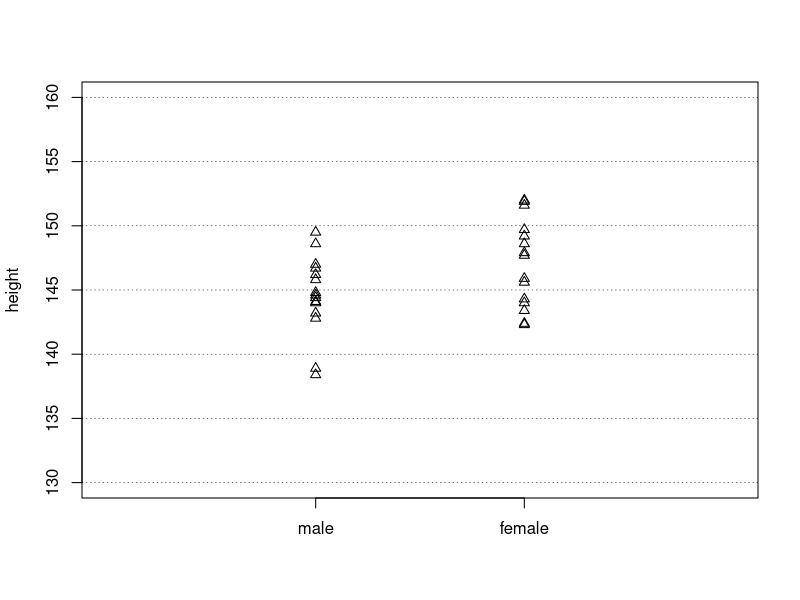

Write the R code that produced this figure.
## ---- chunk 1
knitr::opts_chunk$set(echo = TRUE)
## ---- chunk 2
library(knitr)

data2.m <- c(138.4, 138.9, 142.8, 143.2, 144.0, 144.1, 144.4, 144.6, 144.8, 
             145.8, 146.2, 146.7, 147.0, 148.6, 149.5)
data2.f <- c(142.3, 142.4, 143.4, 144.0, 144.3, 145.6, 145.9, 147.7, 147.9, 
             148.6, 149.2, 149.7, 151.6, 151.9, 152.0)
男子.1 <- data2.m
女子.2 <- data2.f
番号 <- c(rep(1,15), rep(2, 15))
data2 = data.frame(番号, c(男子.1, 女子.2))
kable(data2, format="pandoc")
## ---- chunk 3
plot(c(rep(1, 15), rep(2, 15)), c(data2.m, data2.f), xlim=c(0, 3), 
     ylim=c(130, 160), xlab="", ylab="height", xaxt="n", pch=2)
axis(side=1, at=c(1, 2), labels=c("male", "female"))
for (i in 0:6) lines(c(-0.2, 3.2), c(130+i*5, 130+i*5), lwd=0.5, lty=3)
## ---- chunk 4
data2.m <- c(138.4, 138.9, 142.8, 143.2, 144.0, 144.1, 144.4, 144.6, 144.8, 
             145.8, 146.2, 146.7, 147.0, 148.6, 149.5)
data2.f <- c(142.3, 142.4, 143.4, 144.0, 144.3, 145.6, 145.9, 147.7, 147.9, 
             148.6, 149.2, 149.7, 151.6, 151.9, 152.0)
# 男子の平均値
mean(data2.m)

# 女子の平均値
mean(data2.f)

# 男子の不偏分散と標準偏差
var(data2.m)
sd(data2.m)

# 女子の不偏分散と標準偏差
var(data2.f)
sd(data2.f)
